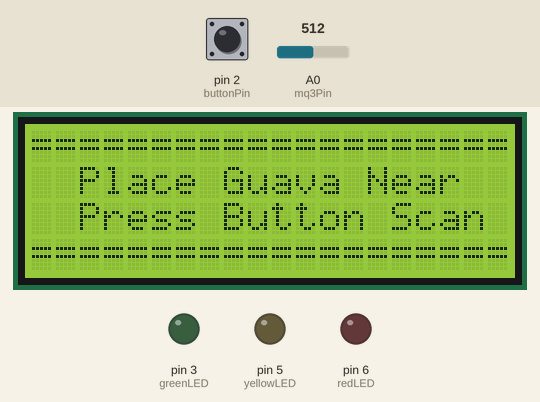
A sketch run on a simulated Arduino Uno, built with avr-gcc and run on an emulated ATmega328P. On the bench: 20×4 character LCD, output pins drawn as LEDs (lit = HIGH). Inputs (shaded band) come from the test bench; at power-on: pin 2 (buttonPin) HIGH, A0 (mq3Pin) = 512. Random numbers use the default seed unless the sketch sets one; what the sketch prints to the serial monitor is not drawn.

Above: at 7.3 s.
7.4 s: pin 2 (buttonPin) pulled LOW for 0.15 s
At 9.6 s:
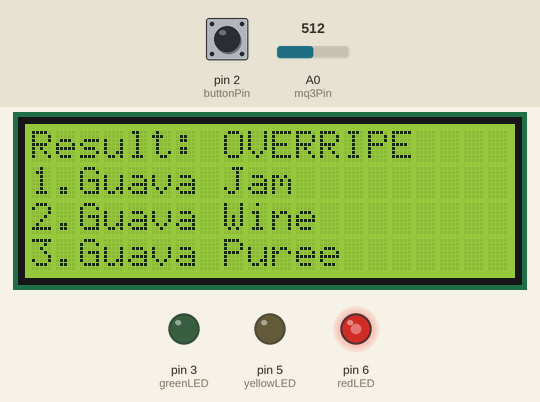
10.1 s: pin 2 (buttonPin) pulled LOW for 1 s
At 12.1 s:
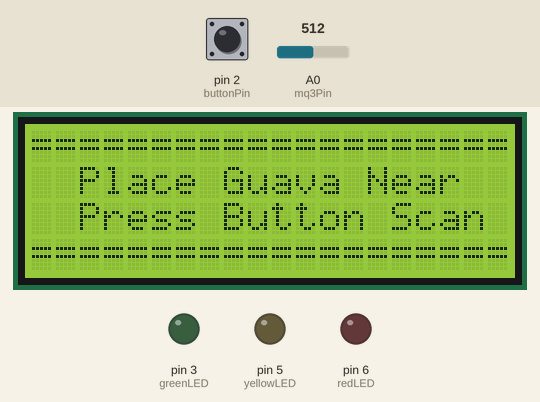
12.6 s: pin 2 (buttonPin) pulled LOW for 0.15 s
At 14.7 s:
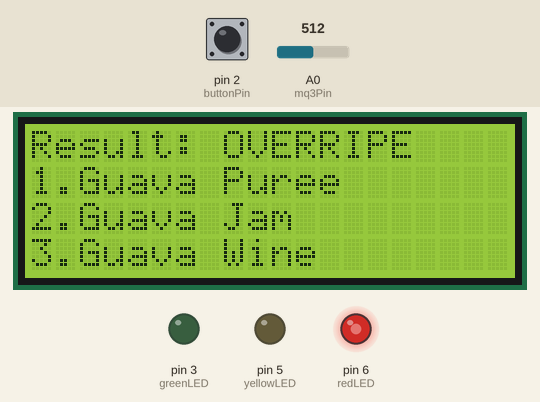
15.3 s: pin 2 (buttonPin) pulled LOW for 3.2 s
At 18.9 s:
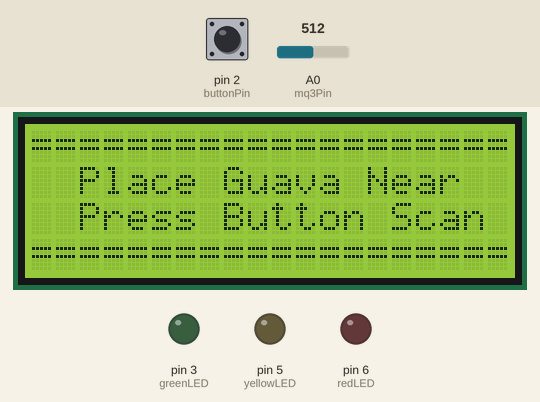
20.0 s: pin 2 (buttonPin) pulled LOW for 0.15 s
At 21.8 s:
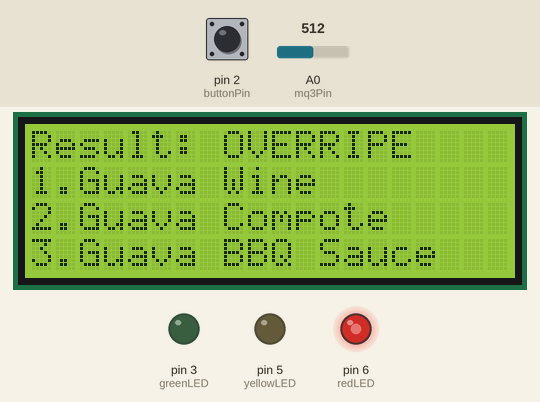
22.7 s: pin 2 (buttonPin) pulsed LOW 5 times (0.12 s each, 0.3 s apart)
At 25.6 s:
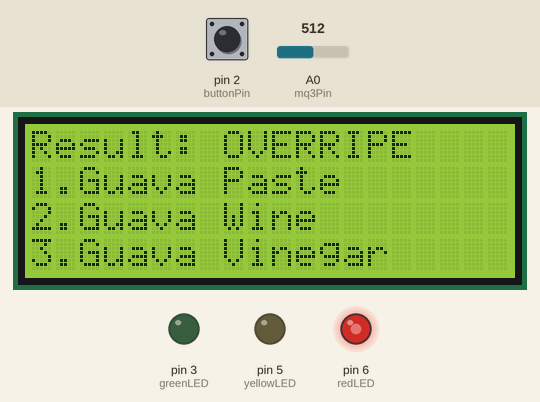
Timing chart, 0 to 27.0 s (numbered marks = the images above; inputs shaded):
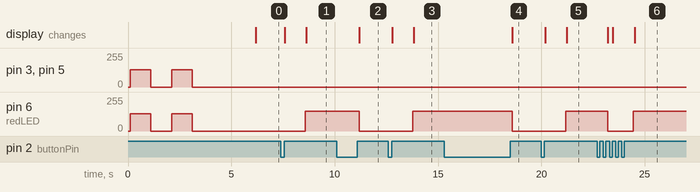

The sketch:

guava_v7.ino
```cpp
#include <Wire.h>
#include <LiquidCrystal_I2C.h>

// Initialize LCD (I2C address 0x27, 20 columns, 4 rows)
// If 0x27 doesn't work, try 0x3F
LiquidCrystal_I2C lcd(0x27, 20, 4);

// ============================================
// PIN ASSIGNMENTS
// ============================================
// I2C Pins (for LCD 20x4)
// SDA = A4 (Arduino Uno/Nano) - Data line
// SCL = A5 (Arduino Uno/Nano) - Clock line

// Analog Pins
const int mq3Pin = A0;      // MQ3 - Alcohol and volatile compounds (ethylene)

// Digital Pins
const int buttonPin = 2;    // D2 - Button module signal pin (3-pin module: VCC, GND, SIG)
const int greenLED  = 3;    // D3 - Unripe indicator (PWM)
const int yellowLED = 5;    // D5 - Ripe indicator (PWM)
const int redLED    = 6;    // D6 - Overripe indicator (PWM)

// ============================================
// TIMING CONSTANTS
// ============================================
const unsigned long TIMEOUT_MS = 300000;  // 5 minutes timeout (300,000 ms)

// State variables
bool scanComplete = false;
unsigned long lastScanTime = 0;

// ============================================
// RIPENESS THRESHOLDS (Calibrated from datasheet measurements)
// Based on 10 guava samples with 5 readings each
// Using MQ3 sensor only (MQ135 removed due to high data overlap/low accuracy)

// MQ3 Gas Sensor Thresholds (ethylene and aromatic esters)
// Higher values = more gas detected = riper fruit
// Unripe: 312-362 (mean: 339.8, median: 340.5)
// Ripe: 317-442 (mean: 361.92, median: 349)
// Overripe: 377-673 (mean: 516.68, median: 502)
const int MQ3_UNRIPE_MAX = 365;      // ≤365 = unripe (slightly above max 362)
const int MQ3_RIPE_MIN   = 366;      // 366-449 = ripe
const int MQ3_OVERRIPE_MIN = 450;    // ≥450 = overripe (below median 502)

// ============================================
// DISH RECOMMENDATIONS (Expanded)
// ============================================
// Unripe Guava Dishes (8 options)
const char* unripeDishes[] = {
  "Pickled Guava",
  "Guava Chutney",
  "Green Guava Salad",
  "Guava Sinigang",
  "Stir-fried Guava",
  "Guava Kimchi",
  "Sour Guava Candy",
  "Guava Achar"
};
const int unripeDishCount = 8;

// Ripe Guava Dishes (10 options)
const char* ripeDishes[] = {
  "Fresh Guava Juice",
  "Guava Smoothie",
  "Sliced w/ Salt",
  "Guava Fruit Salad",
  "Guava Yogurt Bowl",
  "Guava Ice Cream",
  "Guava Popsicle",
  "Guava Shake",
  "Guava Tart",
  "Fresh Guava Snack"
};
const int ripeDishCount = 10;

// Overripe Guava Dishes (8 options)
const char* overripeDishes[] = {
  "Guava Jam",
  "Guava Paste",
  "Guava Puree",
  "Guava Wine",
  "Guava BBQ Sauce",
  "Guava Leather",
  "Guava Compote",
  "Guava Vinegar"
};
const int overripeDishCount = 8;

// Array to hold randomly selected dishes
char* selectedDishes[3];

void setup() {
  Serial.begin(9600);

  // Initialize random seed using floating analog pin
  randomSeed(analogRead(A1));

  // Initialize LCD
  lcd.init();
  lcd.backlight();
  lcd.clear();

  // Display startup message
  lcd.setCursor(0, 0);
  lcd.print("Guava Ripeness");
  lcd.setCursor(0, 1);
  lcd.print("Classifier v7");
  lcd.setCursor(0, 2);
  lcd.print("Initializing...");

  // Configure pins
  pinMode(buttonPin, INPUT);  // Button module (has built-in pull-up resistor)
  pinMode(greenLED, OUTPUT);
  pinMode(yellowLED, OUTPUT);
  pinMode(redLED, OUTPUT);

  // Blink all LEDs twice with 1 second duration and interval at startup
  // Using PWM at 50% brightness to protect LEDs without resistors
  for (int i = 0; i < 2; i++) {
    analogWrite(greenLED, 128);   // 50% brightness (128/255)
    analogWrite(yellowLED, 128);  // 50% brightness (128/255)
    analogWrite(redLED, 128);     // 50% brightness (128/255)
    delay(1000);
    analogWrite(greenLED, 0);
    analogWrite(yellowLED, 0);
    analogWrite(redLED, 0);
    delay(1000);
  }

  Serial.println("Starting Sensors + LED System...");
  Serial.println("Press button to start scanning...");

  delay(2000);
  lcd.clear();

  // Show ready message
  displayReadyScreen();
}

// ============================================
// HELPER FUNCTIONS
// ============================================

// Display ready screen waiting for scan
void displayReadyScreen() {
  lcd.clear();
  lcd.setCursor(0, 0);
  lcd.print("====================");
  lcd.setCursor(0, 1);
  lcd.print("  Place Guava Near");
  lcd.setCursor(0, 2);
  lcd.print("  Press Button Scan");
  lcd.setCursor(0, 3);
  lcd.print("====================");

  // Turn off all LEDs when ready
  analogWrite(greenLED, 0);
  analogWrite(yellowLED, 0);
  analogWrite(redLED, 0);
}

// Randomly select 3 unique dishes from a given array
void selectRandomDishes(const char** dishArray, int dishCount) {
  int indices[3];
  int selected = 0;

  while (selected < 3) {
    int randIndex = random(0, dishCount);
    bool unique = true;

    // Check if already selected
    for (int i = 0; i < selected; i++) {
      if (indices[i] == randIndex) {
        unique = false;
        break;
      }
    }

    if (unique) {
      indices[selected] = randIndex;
      selectedDishes[selected] = (char*)dishArray[randIndex];
      selected++;
    }
  }
}

// Check if button is pressed (with debounce)
bool isButtonPressed() {
  if (digitalRead(buttonPin) == LOW) {
    delay(50);  // Debounce delay
    if (digitalRead(buttonPin) == LOW) {
      // Wait for button release
      while (digitalRead(buttonPin) == LOW) {
        delay(10);
      }
      return true;
    }
  }
  return false;
}

void loop() {
  // ============================================
  // WAIT FOR BUTTON PRESS TO START SCAN
  // ============================================
  if (!scanComplete) {
    // Check for button press to initiate scan
    if (isButtonPressed()) {
      Serial.println("\n>> Button pressed! Starting scan...");

      // Show scanning message
      lcd.clear();
      lcd.setCursor(0, 0);
      lcd.print("Scanning...");
      lcd.setCursor(0, 1);
      lcd.print("Please wait...");
      delay(1000);

      // Perform the scan
      performScan();

      // Mark scan as complete
      scanComplete = true;
      lastScanTime = millis();
    }
  }

  // ============================================
  // WAIT FOR BUTTON OR TIMEOUT AFTER SCAN
  // ============================================
  if (scanComplete) {
    // Check for button press to scan again
    if (isButtonPressed()) {
      Serial.println("\n>> Button pressed! Ready for new scan...");
      scanComplete = false;
      displayReadyScreen();
      return;
    }

    // Check for 5-minute timeout
    if (millis() - lastScanTime >= TIMEOUT_MS) {
      Serial.println("\n>> Timeout reached (5 minutes). Ready for new scan...");
      scanComplete = false;
      displayReadyScreen();
      return;
    }
  }

  delay(100);  // Small delay to prevent button bounce issues
}

// ============================================
// MAIN SCAN FUNCTION
// ============================================
void performScan() {
  // Read analog pin
  int mq3Raw = analogRead(mq3Pin);
  float mq3Voltage = mq3Raw * (5.0 / 1023.0);

  // RIPENESS DETECTION LOGIC
  // Using MQ3 sensor (ethylene detection)
  int ripeScore = 0;  // Score: 0=unripe, 1=ripe, 2=overripe

  // MQ3 Classification
  if (mq3Raw >= MQ3_OVERRIPE_MIN) {
    ripeScore = 2;  // Overripe
  } else if (mq3Raw >= MQ3_RIPE_MIN) {
    ripeScore = 1;  // Ripe
  } else {
    ripeScore = 0;  // Unripe
  }

  // LED Control and Status based on ripeness
  // Using PWM at 60% brightness to protect LEDs without resistors
  // Green = Unripe, Yellow = Ripe, Red = Overripe
  String statusText = "";
  const char** currentDishArray;
  int currentDishCount;

  if (ripeScore >= 2) {
    // OVERRIPE: Red LED ON, others OFF
    analogWrite(greenLED, 0);
    analogWrite(yellowLED, 0);
    analogWrite(redLED, 150);     // 60% brightness (150/255)
    statusText = "OVERRIPE";
    currentDishArray = overripeDishes;
    currentDishCount = overripeDishCount;
    Serial.println("STATUS: OVERRIPE!");
  }
  else if (ripeScore == 1) {
    // RIPE: Yellow LED ON, others OFF
    analogWrite(greenLED, 0);
    analogWrite(yellowLED, 150);  // 60% brightness (150/255)
    analogWrite(redLED, 0);
    statusText = "RIPE";
    currentDishArray = ripeDishes;
    currentDishCount = ripeDishCount;
    Serial.println("STATUS: RIPE ✓");
  }
  else {
    // UNRIPE: Green LED ON, others OFF
    analogWrite(greenLED, 150);   // 60% brightness (150/255)
    analogWrite(yellowLED, 0);
    analogWrite(redLED, 0);
    statusText = "UNRIPE";
    currentDishArray = unripeDishes;
    currentDishCount = unripeDishCount;
    Serial.println("STATUS: UNRIPE");
  }

  // Randomly select 3 dishes from the appropriate category
  selectRandomDishes(currentDishArray, currentDishCount);

  // LCD Display (20x4)
  lcd.clear();

  // Line 1: Status (Result)
  lcd.setCursor(0, 0);
  lcd.print("Result: ");
  lcd.print(statusText);

  // Lines 2-4: Recommended Dishes (with numbers)
  lcd.setCursor(0, 1);
  lcd.print("1.");
  lcd.print(selectedDishes[0]);

  lcd.setCursor(0, 2);
  lcd.print("2.");
  lcd.print(selectedDishes[1]);

  lcd.setCursor(0, 3);
  lcd.print("3.");
  lcd.print(selectedDishes[2]);

  // Serial Print with Ripeness Classification
  Serial.println("=====================================");
  Serial.print("MQ3 (Ethylene/Esters) Raw: "); Serial.print(mq3Raw);
  Serial.print(" | Volt: "); Serial.print(mq3Voltage, 3);
  Serial.print(" | Class: "); Serial.println(ripeScore);

  Serial.print("Classification: ");
  if (ripeScore == 2) Serial.println("OVERRIPE");
  else if (ripeScore == 1) Serial.println("RIPE");
  else Serial.println("UNRIPE");

  Serial.println("\nRecommended Dishes (Randomly Selected):");
  for (int i = 0; i < 3; i++) {
    Serial.print("  "); Serial.print(i + 1); Serial.print(". ");
    Serial.println(selectedDishes[i]);
  }
  Serial.println("\n>> Press button to scan again (or wait 5 min)");
  Serial.println("=====================================\n");
}
```

Measured:
- after the input at 7.4 s, pin 6 (redLED): 0/255 → 150/255 after 1.2 s; the display: first changes after 0.18 s (image 1 shows a later state)
- after the input at 10.1 s, pin 6 (redLED): 150/255 → 0/255 after 1.1 s; the display: changes after 1.1 s (image 2)
- after the input at 12.6 s, pin 6 (redLED): 0/255 → 150/255 after 1.2 s; the display: first changes after 0.18 s (image 3 shows a later state)
- after the input at 15.3 s, pin 6 (redLED): 150/255 → 0/255 after 3.3 s; the display: changes after 3.3 s (image 4)
- after the input at 20.0 s, pin 6 (redLED): 0/255 → 150/255 after 1.2 s; the display: first changes after 0.18 s (image 5 shows a later state)
- after the input at 22.7 s, pin 6 (redLED): 150/255 → 0/255 after 0.50 s, → 150/255 1.2 s later; the display: first changes after 0.50 s (image 6 shows a later state)
